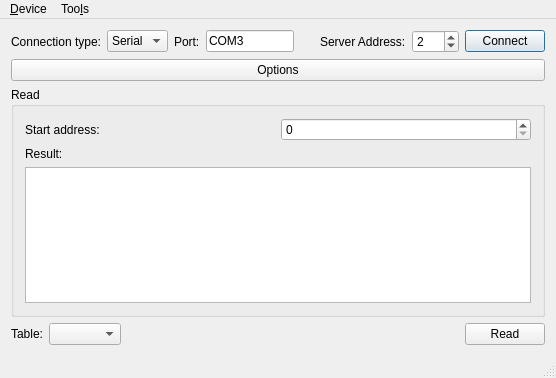
<?xml version="1.0" encoding="UTF-8"?>
<ui version="4.0">
 <class>ModbusListener</class>
 <widget class="QMainWindow" name="ModbusListener">
  <property name="geometry">
   <rect>
    <x>0</x>
    <y>0</y>
    <width>556</width>
    <height>378</height>
   </rect>
  </property>
  <property name="maximumSize">
   <size>
    <width>16777215</width>
    <height>1000</height>
   </size>
  </property>
  <property name="windowTitle">
   <string>Modbus Master Example</string>
  </property>
  <widget class="QWidget" name="centralWidget">
   <layout class="QVBoxLayout" name="verticalLayout">
    <item>
     <layout class="QGridLayout" name="gridLayout">
      <item row="0" column="5">
       <widget class="QLabel" name="label_27">
        <property name="sizePolicy">
         <sizepolicy hsizetype="Maximum" vsizetype="Preferred">
          <horstretch>0</horstretch>
          <verstretch>0</verstretch>
         </sizepolicy>
        </property>
        <property name="text">
         <string>Server Address:</string>
        </property>
       </widget>
      </item>
      <item row="0" column="7">
       <widget class="QPushButton" name="connectButton">
        <property name="sizePolicy">
         <sizepolicy hsizetype="Maximum" vsizetype="Fixed">
          <horstretch>0</horstretch>
          <verstretch>0</verstretch>
         </sizepolicy>
        </property>
        <property name="text">
         <string>Connect</string>
        </property>
        <property name="checkable">
         <bool>false</bool>
        </property>
        <property name="autoDefault">
         <bool>false</bool>
        </property>
        <property name="default">
         <bool>true</bool>
        </property>
       </widget>
      </item>
      <item row="0" column="4">
       <spacer name="horizontalSpacer">
        <property name="orientation">
         <enum>Qt::Horizontal</enum>
        </property>
        <property name="sizeHint" stdset="0">
         <size>
          <width>40</width>
          <height>20</height>
         </size>
        </property>
       </spacer>
      </item>
      <item row="0" column="6">
       <widget class="QSpinBox" name="serverEdit">
        <property name="sizePolicy">
         <sizepolicy hsizetype="Maximum" vsizetype="Fixed">
          <horstretch>0</horstretch>
          <verstretch>0</verstretch>
         </sizepolicy>
        </property>
        <property name="minimum">
         <number>1</number>
        </property>
        <property name="maximum">
         <number>247</number>
        </property>
        <property name="value">
         <number>2</number>
        </property>
       </widget>
      </item>
      <item row="0" column="1">
       <widget class="QComboBox" name="connectType">
        <item>
         <property name="text">
          <string>Serial</string>
         </property>
        </item>
        <item>
         <property name="text">
          <string>TCP</string>
         </property>
        </item>
       </widget>
      </item>
      <item row="0" column="2">
       <widget class="QLabel" name="label_2">
        <property name="sizePolicy">
         <sizepolicy hsizetype="Maximum" vsizetype="Preferred">
          <horstretch>0</horstretch>
          <verstretch>0</verstretch>
         </sizepolicy>
        </property>
        <property name="text">
         <string>Port:</string>
        </property>
       </widget>
      </item>
      <item row="0" column="0">
       <widget class="QLabel" name="label">
        <property name="text">
         <string>Connection type:</string>
        </property>
       </widget>
      </item>
      <item row="0" column="3">
       <widget class="QLineEdit" name="portEdit">
        <property name="sizePolicy">
         <sizepolicy hsizetype="Preferred" vsizetype="Fixed">
          <horstretch>0</horstretch>
          <verstretch>0</verstretch>
         </sizepolicy>
        </property>
        <property name="text">
         <string>COM3</string>
        </property>
       </widget>
      </item>
     </layout>
    </item>
    <item>
     <widget class="QPushButton" name="optionsButton">
      <property name="text">
       <string>Options</string>
      </property>
     </widget>
    </item>
    <item>
     <layout class="QHBoxLayout" name="horizontalLayout_2">
      <item>
       <widget class="QGroupBox" name="groupBox_2">
        <property name="minimumSize">
         <size>
          <width>250</width>
          <height>0</height>
         </size>
        </property>
        <property name="title">
         <string>Read</string>
        </property>
        <layout class="QGridLayout" name="gridLayout_3">
         <item row="0" column="0">
          <widget class="QLabel" name="label_4">
           <property name="text">
            <string>Start address:</string>
           </property>
          </widget>
         </item>
         <item row="0" column="1">
          <widget class="QSpinBox" name="readAddress">
           <property name="maximum">
            <number>9</number>
           </property>
          </widget>
         </item>
         <item row="1" column="0">
          <widget class="QLabel" name="label_9">
           <property name="text">
            <string>Result:</string>
           </property>
          </widget>
         </item>
         <item row="2" column="0" colspan="2">
          <widget class="QListWidget" name="readValue">
           <property name="minimumSize">
            <size>
             <width>0</width>
             <height>0</height>
            </size>
           </property>
          </widget>
         </item>
        </layout>
       </widget>
      </item>
     </layout>
    </item>
    <item>
     <layout class="QHBoxLayout" name="horizontalLayout">
      <item>
       <widget class="QLabel" name="label_6">
        <property name="text">
         <string>Table:</string>
        </property>
       </widget>
      </item>
      <item>
       <widget class="QComboBox" name="writeTable"/>
      </item>
      <item>
       <spacer name="horizontalSpacer_2">
        <property name="orientation">
         <enum>Qt::Horizontal</enum>
        </property>
        <property name="sizeHint" stdset="0">
         <size>
          <width>13</width>
          <height>17</height>
         </size>
        </property>
       </spacer>
      </item>
      <item>
       <widget class="QPushButton" name="readButton">
        <property name="sizePolicy">
         <sizepolicy hsizetype="Maximum" vsizetype="Fixed">
          <horstretch>0</horstretch>
          <verstretch>0</verstretch>
         </sizepolicy>
        </property>
        <property name="text">
         <string>Read</string>
        </property>
       </widget>
      </item>
     </layout>
    </item>
   </layout>
  </widget>
  <widget class="QStatusBar" name="statusBar"/>
  <widget class="QMenuBar" name="menuBar">
   <property name="geometry">
    <rect>
     <x>0</x>
     <y>0</y>
     <width>556</width>
     <height>26</height>
    </rect>
   </property>
   <widget class="QMenu" name="menuDevice">
    <property name="title">
     <string>&amp;Device</string>
    </property>
    <addaction name="actionConnect"/>
    <addaction name="actionDisconnect"/>
    <addaction name="separator"/>
    <addaction name="actionExit"/>
   </widget>
   <widget class="QMenu" name="menuToo_ls">
    <property name="title">
     <string>Too&amp;ls</string>
    </property>
    <addaction name="actionOptions"/>
   </widget>
   <addaction name="menuDevice"/>
   <addaction name="menuToo_ls"/>
  </widget>
  <action name="actionConnect">
   <property name="text">
    <string>&amp;Connect</string>
   </property>
  </action>
  <action name="actionDisconnect">
   <property name="text">
    <string>&amp;Disconnect</string>
   </property>
  </action>
  <action name="actionExit">
   <property name="text">
    <string>&amp;Quit</string>
   </property>
  </action>
  <action name="actionOptions">
   <property name="text">
    <string>&amp;Options</string>
   </property>
  </action>
 </widget>
 <layoutdefault spacing="6" margin="11"/>
 <tabstops>
  <tabstop>connectType</tabstop>
  <tabstop>portEdit</tabstop>
  <tabstop>serverEdit</tabstop>
  <tabstop>connectButton</tabstop>
  <tabstop>readAddress</tabstop>
  <tabstop>readValue</tabstop>
  <tabstop>writeTable</tabstop>
  <tabstop>readButton</tabstop>
 </tabstops>
 <resources/>
 <connections/>
</ui>
